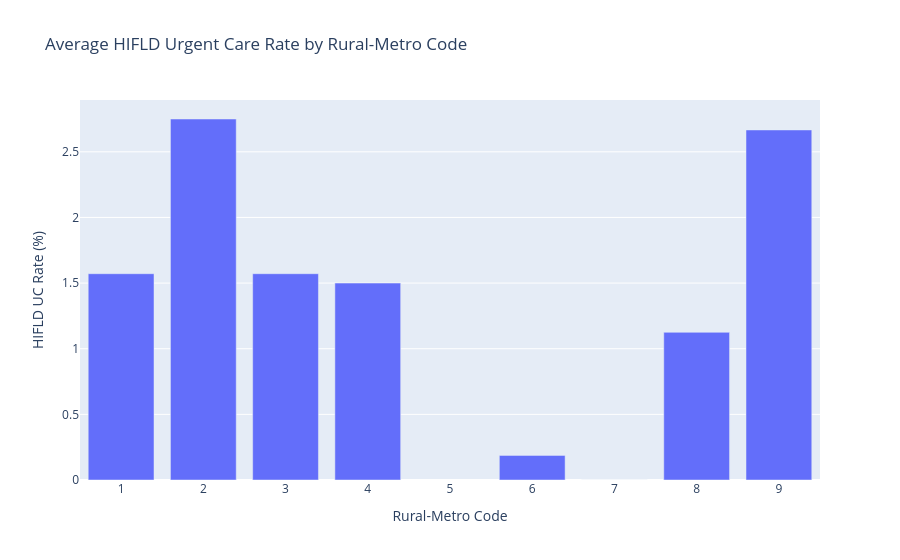

Notebook source saved alongside this figure:
### Code cell
import plotly.express as px

fig = px.bar(
    avg_urgent_by_code,
    x="AHRF_USDA_RUCC_2013",
    y="HIFLD_UC_RATE",
    title="Average HIFLD Urgent Care Rate by Rural-Metro Code",
    labels={"AHRF_USDA_RUCC_2013": "Rural-Metro Code", "HIFLD_UC_RATE": "HIFLD UC Rate (%)"},
)
fig.show()

### Figure 1 — Plotly figure (JSON) as saved in the notebook; plotly's stock layout.template omitted (floating-point values rounded to 4 significant figures)
{"data": [{"hovertemplate": "Rural-Metro Code=%{x}<br>HIFLD UC Rate (%)=%{y}<extra></extra>", "legendgroup": "", "marker": {"color": "#636efa", "pattern": {"shape": ""}}, "name": "", "orientation": "v", "showlegend": false, "textposition": "auto", "type": "bar", "x": [1.0, 2.0, 3.0, 4.0, 6.0, 7.0, 8.0, 9.0], "xaxis": "x", "y": [1.571, 2.75, 1.571, 1.5, 0.1875, 0.0, 1.125, 2.667], "yaxis": "y"}], "layout": {"barmode": "relative", "legend": {"tracegroupgap": 0}, "title": {"text": "Average HIFLD Urgent Care Rate by Rural-Metro Code"}, "xaxis": {"anchor": "y", "domain": [0, 1], "title": {"text": "Rural-Metro Code"}}, "yaxis": {"anchor": "x", "domain": [0, 1], "title": {"text": "HIFLD UC Rate (%)"}}}}
